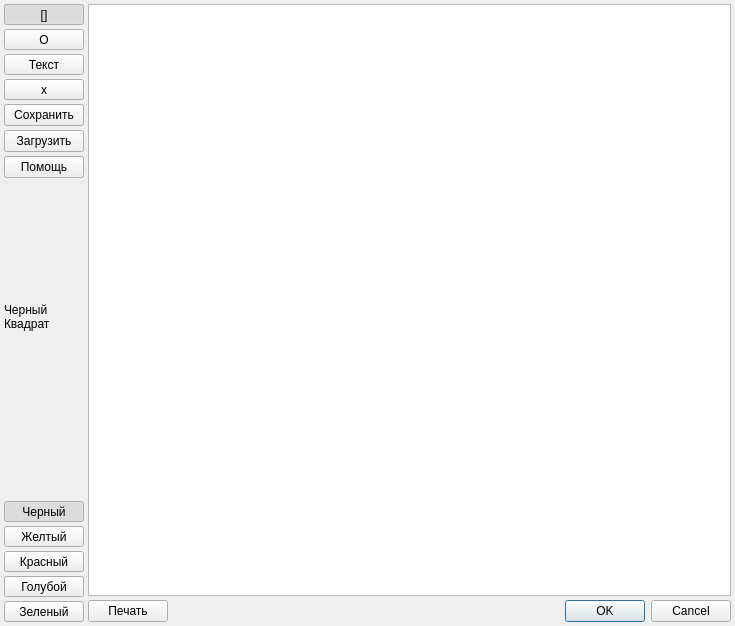
<?xml version="1.0" encoding="UTF-8"?>
<ui version="4.0">
 <class>AngelDialog</class>
 <widget class="QDialog" name="AngelDialog">
  <property name="geometry">
   <rect>
    <x>0</x>
    <y>0</y>
    <width>735</width>
    <height>626</height>
   </rect>
  </property>
  <property name="windowTitle">
   <string>Dialog</string>
  </property>
  <layout class="QGridLayout" name="gridLayout">
   <property name="margin">
    <number>4</number>
   </property>
   <property name="spacing">
    <number>4</number>
   </property>
   <item row="0" column="0">
    <layout class="QVBoxLayout" name="verticalLayout">
     <property name="spacing">
      <number>4</number>
     </property>
     <item>
      <widget class="QToolButton" name="btnRect">
       <property name="sizePolicy">
        <sizepolicy hsizetype="Minimum" vsizetype="Preferred">
         <horstretch>0</horstretch>
         <verstretch>0</verstretch>
        </sizepolicy>
       </property>
       <property name="text">
        <string>[]</string>
       </property>
       <property name="checkable">
        <bool>true</bool>
       </property>
       <property name="checked">
        <bool>true</bool>
       </property>
       <property name="autoExclusive">
        <bool>false</bool>
       </property>
      </widget>
     </item>
     <item>
      <widget class="QToolButton" name="btnEllipse">
       <property name="sizePolicy">
        <sizepolicy hsizetype="Minimum" vsizetype="Preferred">
         <horstretch>0</horstretch>
         <verstretch>0</verstretch>
        </sizepolicy>
       </property>
       <property name="text">
        <string>O</string>
       </property>
       <property name="checkable">
        <bool>true</bool>
       </property>
       <property name="autoExclusive">
        <bool>false</bool>
       </property>
      </widget>
     </item>
     <item>
      <widget class="QToolButton" name="btnText">
       <property name="sizePolicy">
        <sizepolicy hsizetype="Minimum" vsizetype="Preferred">
         <horstretch>0</horstretch>
         <verstretch>0</verstretch>
        </sizepolicy>
       </property>
       <property name="text">
        <string>Текст</string>
       </property>
       <property name="checkable">
        <bool>true</bool>
       </property>
       <property name="autoExclusive">
        <bool>false</bool>
       </property>
      </widget>
     </item>
     <item>
      <widget class="QToolButton" name="btnCross">
       <property name="sizePolicy">
        <sizepolicy hsizetype="Minimum" vsizetype="Preferred">
         <horstretch>0</horstretch>
         <verstretch>0</verstretch>
        </sizepolicy>
       </property>
       <property name="text">
        <string>x</string>
       </property>
       <property name="checkable">
        <bool>true</bool>
       </property>
       <property name="autoExclusive">
        <bool>false</bool>
       </property>
       <property name="autoRaise">
        <bool>false</bool>
       </property>
      </widget>
     </item>
     <item>
      <widget class="QPushButton" name="btnSave">
       <property name="text">
        <string>Сохранить</string>
       </property>
      </widget>
     </item>
     <item>
      <widget class="QPushButton" name="btnLoad">
       <property name="text">
        <string>Загрузить</string>
       </property>
      </widget>
     </item>
     <item>
      <widget class="QPushButton" name="btnHelp">
       <property name="text">
        <string>Помощь</string>
       </property>
      </widget>
     </item>
     <item>
      <spacer name="verticalSpacer_2">
       <property name="orientation">
        <enum>Qt::Vertical</enum>
       </property>
       <property name="sizeHint" stdset="0">
        <size>
         <width>20</width>
         <height>40</height>
        </size>
       </property>
      </spacer>
     </item>
     <item>
      <widget class="QLabel" name="lblItemInfo">
       <property name="text">
        <string>Черный
Квадрат</string>
       </property>
      </widget>
     </item>
     <item>
      <widget class="QLabel" name="lblColour">
       <property name="text">
        <string/>
       </property>
      </widget>
     </item>
     <item>
      <spacer name="verticalSpacer">
       <property name="orientation">
        <enum>Qt::Vertical</enum>
       </property>
       <property name="sizeHint" stdset="0">
        <size>
         <width>20</width>
         <height>148</height>
        </size>
       </property>
      </spacer>
     </item>
     <item>
      <widget class="QToolButton" name="btnBlack">
       <property name="sizePolicy">
        <sizepolicy hsizetype="Minimum" vsizetype="Preferred">
         <horstretch>0</horstretch>
         <verstretch>0</verstretch>
        </sizepolicy>
       </property>
       <property name="text">
        <string>Черный</string>
       </property>
       <property name="checkable">
        <bool>true</bool>
       </property>
       <property name="checked">
        <bool>true</bool>
       </property>
      </widget>
     </item>
     <item>
      <widget class="QToolButton" name="btnYellow">
       <property name="sizePolicy">
        <sizepolicy hsizetype="Minimum" vsizetype="Preferred">
         <horstretch>0</horstretch>
         <verstretch>0</verstretch>
        </sizepolicy>
       </property>
       <property name="text">
        <string>Желтый</string>
       </property>
       <property name="checkable">
        <bool>true</bool>
       </property>
      </widget>
     </item>
     <item>
      <widget class="QToolButton" name="btnRed">
       <property name="sizePolicy">
        <sizepolicy hsizetype="Minimum" vsizetype="Preferred">
         <horstretch>0</horstretch>
         <verstretch>0</verstretch>
        </sizepolicy>
       </property>
       <property name="text">
        <string>Красный</string>
       </property>
       <property name="checkable">
        <bool>true</bool>
       </property>
      </widget>
     </item>
     <item>
      <widget class="QToolButton" name="btnBlue">
       <property name="sizePolicy">
        <sizepolicy hsizetype="Minimum" vsizetype="Preferred">
         <horstretch>0</horstretch>
         <verstretch>0</verstretch>
        </sizepolicy>
       </property>
       <property name="text">
        <string>Голубой</string>
       </property>
       <property name="checkable">
        <bool>true</bool>
       </property>
      </widget>
     </item>
     <item>
      <widget class="QToolButton" name="btnGreen">
       <property name="sizePolicy">
        <sizepolicy hsizetype="Minimum" vsizetype="Preferred">
         <horstretch>0</horstretch>
         <verstretch>0</verstretch>
        </sizepolicy>
       </property>
       <property name="text">
        <string>Зеленый</string>
       </property>
       <property name="checkable">
        <bool>true</bool>
       </property>
      </widget>
     </item>
    </layout>
   </item>
   <item row="0" column="1">
    <layout class="QVBoxLayout" name="verticalLayout_2">
     <property name="spacing">
      <number>4</number>
     </property>
     <item>
      <widget class="QGraphicsView" name="graphicsView">
       <property name="frameShape">
        <enum>QFrame::StyledPanel</enum>
       </property>
       <property name="interactive">
        <bool>true</bool>
       </property>
      </widget>
     </item>
     <item>
      <layout class="QHBoxLayout" name="horizontalLayout">
       <property name="spacing">
        <number>4</number>
       </property>
       <item>
        <widget class="QPushButton" name="btnPrint">
         <property name="text">
          <string>Печать</string>
         </property>
        </widget>
       </item>
       <item>
        <spacer name="horizontalSpacer">
         <property name="orientation">
          <enum>Qt::Horizontal</enum>
         </property>
         <property name="sizeHint" stdset="0">
          <size>
           <width>40</width>
           <height>20</height>
          </size>
         </property>
        </spacer>
       </item>
       <item>
        <widget class="QDialogButtonBox" name="buttonBox">
         <property name="orientation">
          <enum>Qt::Horizontal</enum>
         </property>
         <property name="standardButtons">
          <set>QDialogButtonBox::Cancel|QDialogButtonBox::Ok</set>
         </property>
        </widget>
       </item>
      </layout>
     </item>
    </layout>
   </item>
  </layout>
 </widget>
 <resources/>
 <connections>
  <connection>
   <sender>buttonBox</sender>
   <signal>accepted()</signal>
   <receiver>AngelDialog</receiver>
   <slot>accept()</slot>
   <hints>
    <hint type="sourcelabel">
     <x>350</x>
     <y>620</y>
    </hint>
    <hint type="destinationlabel">
     <x>157</x>
     <y>274</y>
    </hint>
   </hints>
  </connection>
  <connection>
   <sender>buttonBox</sender>
   <signal>rejected()</signal>
   <receiver>AngelDialog</receiver>
   <slot>reject()</slot>
   <hints>
    <hint type="sourcelabel">
     <x>418</x>
     <y>620</y>
    </hint>
    <hint type="destinationlabel">
     <x>286</x>
     <y>274</y>
    </hint>
   </hints>
  </connection>
 </connections>
</ui>
